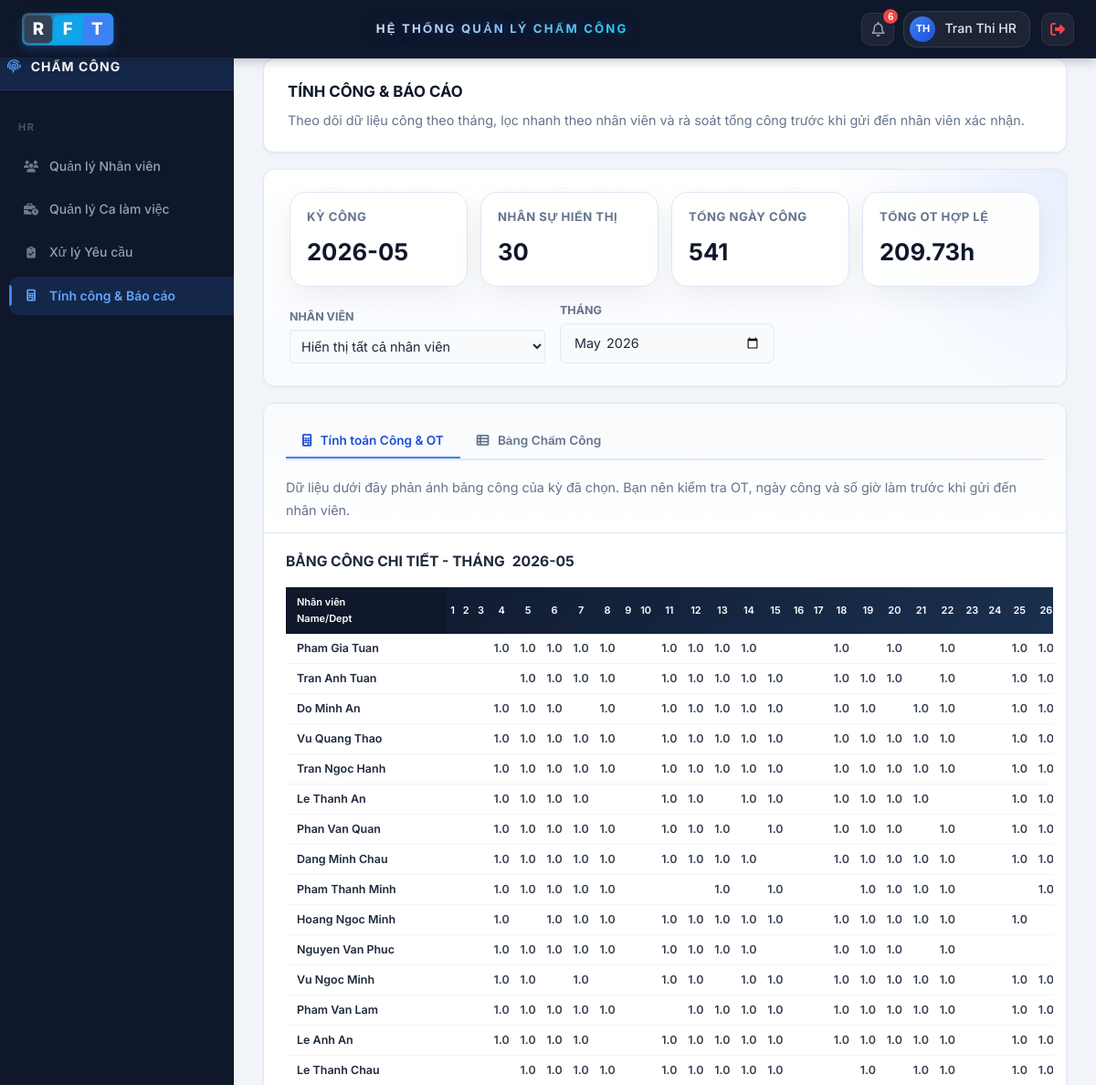
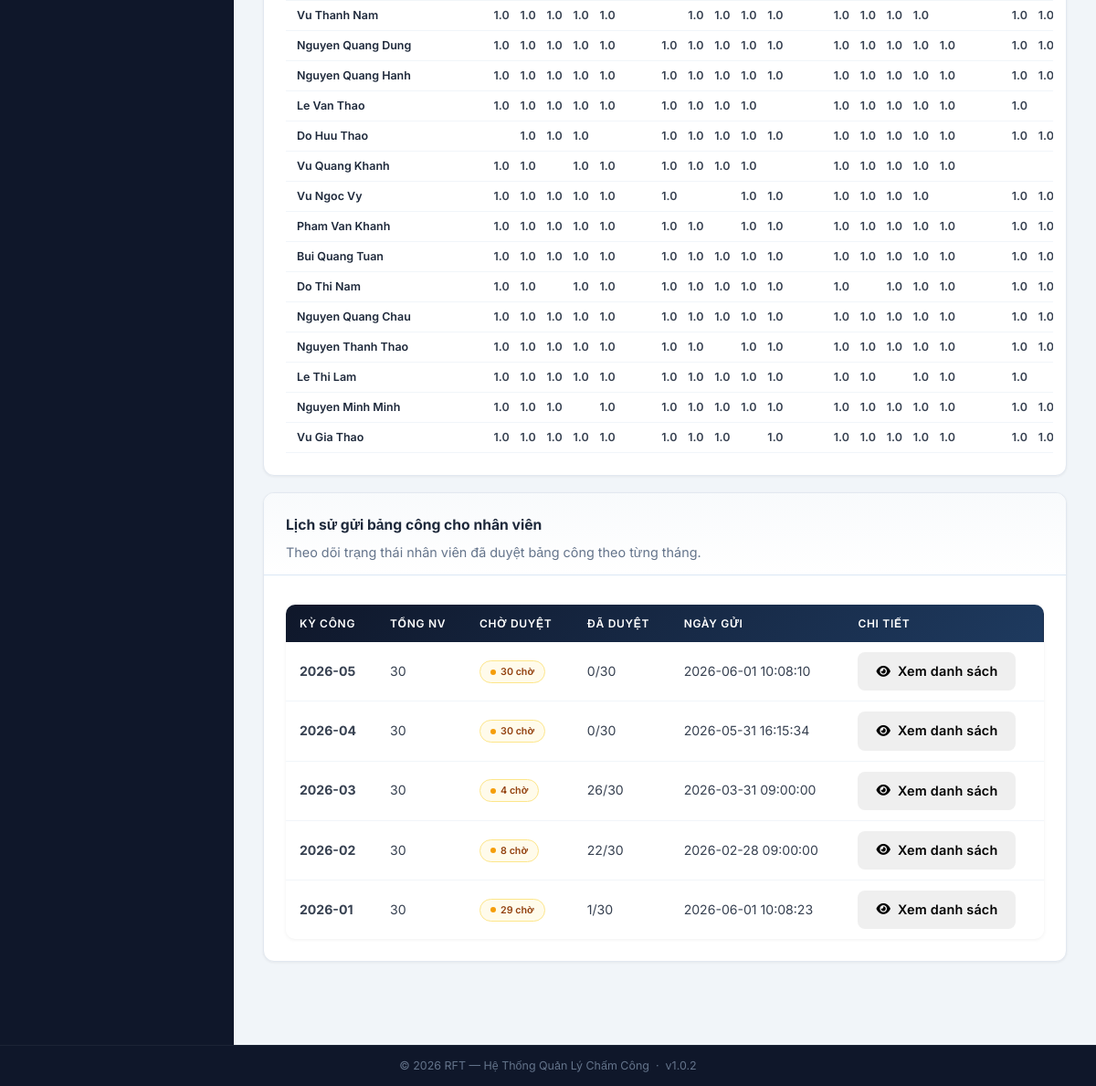
/index.php?page=tinh-cong&month=2026-05 (signed in), run on the app's committed database (2 pictures, top to bottom).
### tables this page shows
CREATE TABLE `nguoidung` (
  `maND` int(11) NOT NULL,
  `maTK` int(11) NOT NULL,
  `hoTen` varchar(120) NOT NULL,
  `email` varchar(120) DEFAULT NULL,
  `soDienThoai` varchar(20) DEFAULT NULL,
  `chucVu` enum('Nhân viên','Bộ phận Nhân sự','Quản lý / Ban lãnh đạo','Bộ phận Kỹ thuật') NOT NULL DEFAULT 'Nhân viên',
  `phongBan` varchar(100) DEFAULT NULL,
  `trangThai` tinyint(1) NOT NULL DEFAULT 1,
  `created_at` datetime NOT NULL DEFAULT current_timestamp(),
  `updated_at` datetime DEFAULT NULL ON UPDATE current_timestamp()
);

### app/views/chamcong/tinhcong.php (the view, shortened to what the rows shown need)
<?php
$selectedMonth = $selectedMonth ?? date('Y-m');
?>
<?php include 'app/views/layouts/header.php'; ?>
<div class="main-container">
    <div class="dashboard-container">
        <div class="panel">
            <h2 style="border:none;padding:0;margin:0 0 6px;">TÍNH CÔNG & BÁO CÁO</h2>
        </div>
            <div class="panel payroll-board">
                <div class="payroll-board-body">
                    <div class="tab-content active" id="tab-tinhcong">
                        <div class="attendance-grid-wrapper">
                            <table class="attendance-grid" id="attendance-detail-grid">
                                <thead id="attendance-grid-head">
                                    <tr>
                                        <th>Nhân viên<br>Name/Dept</th>
                                        <?php for ($d = 1; $d <= 31; $d++): ?>
                                            <th><?= $d ?></th>
                                        <?php endfor; ?>
                                    </tr>
                                </thead>
                                <tbody id="attendance-grid-body">
                                    <?php if (!empty($salaryRows)): ?>
                                        <?php foreach ($salaryRows as $row): ?>
                                            <tr>
                                                <td><?= htmlspecialchars($row['hoTen'] ?? '') ?></td>
                                                <?php
                                                $yearMonth = $selectedMonth;
                                                $lastDay = (int)date('t', strtotime($yearMonth . '-01'));
                                                for ($d = 1; $d <= 31; $d++):
                                                    if ($d > $lastDay) {
                                                        echo '<td class="day-n"></td>';
                                                    } else {
                                                        $dateStr = sprintf('%s-%02d', $yearMonth, $d);
                                                        $dayData = $row['daily_breakdown'][$dateStr] ?? null;
                                                        $workValue = $dayData ? (float)($dayData['work_value'] ?? 0) : 0;
                                                        $valStr = $workValue > 0 ? ($workValue == 1.0 ? '1.0' : '0.5') : '';
                                                        $cls = $workValue > 0 ? 'day-val' : 'day-n';
                                                        echo '<td class="' . $cls . '">' . htmlspecialchars($valStr) . '</td>';
                                                    }
                                                endfor;
                                                ?>
                                            </tr>
                                        <?php endforeach; ?>
                                    <?php else: ?>
                                        <tr><td colspan="33" class="empty-state">Không có dữ liệu chấm công.</td></tr>
                                    <?php endif; ?>
                                </tbody>
                            </table>
                        </div>
                    </div>
                </div>
            </div>
            <div class="panel approval-history-panel">
                <div class="approval-history-body">
                    <table class="table">
                        <thead>
                            <tr>
                                <th>Kỳ công</th>
                                <th>Tổng NV</th>
                                <th>Chờ duyệt</th>
                                <th>Đã duyệt</th>
                                <th>Ngày gửi</th>
                                <th>Chi tiết</th>
                            </tr>
                        </thead>
                    </table>
                </div>
            </div>
        </div>
    </div>
<?php include 'app/views/layouts/footer.php'; ?>

### data on the page
nguoidung: hoTen "Dang Minh Chau", valStr "1.0"
nguoidung: hoTen "Le Anh An", valStr "1.0"
nguoidung: hoTen "Nguyen Quang Hanh", valStr "1.0"
nguoidung: hoTen "Vu Ngoc Vy", valStr "1.0"
nguoidung: hoTen "Pham Van Khanh", valStr "1.0"

### other printed values
$notificationCount "6"
mb_strtoupper($initials) "TH"
$tenHienThi "Tran Thi HR"
$roleLabels[$role] "HR"
$menu['label'] "Quản lý Nhân viên"
$menu['label'] "Quản lý Ca làm việc"
$menu['label'] "Xử lý Yêu cầu"
$menu['label'] "Tính công & Báo cáo"
$summaryEmployees "30"
$summaryWorkDays "541"
$summaryOtHours "209.73"
$row['hoTen'] "Pham Gia Tuan"
$valStr "1.0"
$row['hoTen'] "Tran Anh Tuan"
$row['hoTen'] "Do Minh An"
